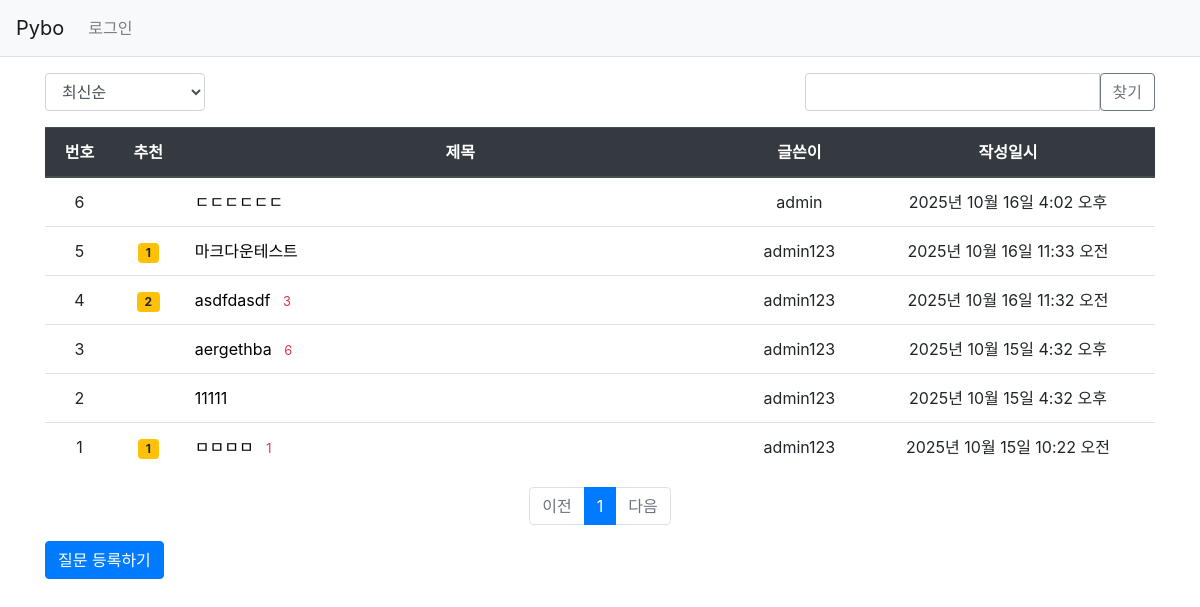
Screenshot of /pybo/ with the database file from the repository.
### pybo/models.py (models this page shows, shortened)
class Question(models.Model):
    author=models.ForeignKey(CustomUser, on_delete=models.CASCADE, related_name='author_question')
    subject=models.CharField(max_length=200)
    content=models.TextField()
    create_date=models.DateTimeField()
    modify_date=models.DateTimeField(null=True, blank=True)
    voter=models.ManyToManyField(CustomUser, related_name='voter_question')

### common/models.py (models this page shows, shortened)
class CustomUser(AbstractUser):
    phone=models.CharField(max_length=20, blank=True, null=True)
    address=models.CharField(max_length=255, blank=True, null=True)

### pybo/views/base_views.py (the view, shortened to what this page needs)
# urls.py: path('', base_views.index, name='index'),
def index(request):
    page=request.GET.get('page','1')
    kw=request.GET.get('kw','')
    so=request.GET.get('so', 'recent')
    if so == 'recommend':
        question_list=Question.objects.annotate(
            num_voter=Count('voter')).order_by('-num_voter', '-create_date')
    elif so == 'popular':
        question_list=Question.objects.annotate(
            num_answer=Count('answer')).order_by('-num_answer', '-create_date')
    else:
        question_list=Question.objects.order_by('-create_date')
    paginator=Paginator(question_list, 10)
    page_obj=paginator.get_page(page)
    context={'question_list':page_obj, 'page':page, 'kw':kw, 'so':so}
    return render(request, 'pybo/question_list.html', context)

### pybo/templatetags/pybo_filter.py (called while the page is built)
@register.filter #실제등록
def sub(value, arg):
    return value - arg

### templates/pybo/question_list.html (shortened to what this page needs)
{% extends 'base.html' %}
{% load pybo_filter %}
{% block content %}
<div class="container my-3">
    <div class="row justify-content-between my-3">
        <div class="col-2">
            <select class="form-control so">
                <option value="recent" {% if so == 'recent' %}selected{% endif %}>최신순</option>
            </select>
        </div>
        <div class="col-4 input-group">
            <input type="text" class="form-control kw" value="{{ kw|default_if_none:'' }}">
            <div class="input-grouup-append">
                <button class="btn btn-outline-secondary" type="button" id="btn_search">찾기</button>
            </div>
        </div>
    </div>
    <table class="table">
        <thead>
            <tr class="text-center thead-dark">
                <th>번호</th>
                <th>추천</th>
                <th style="width:50%">제목</th>
                <th>글쓴이</th>
                <th>작성일시</th>
            </tr>
        </thead>
        <tbody>
        {% if question_list %}
        {% for question in question_list %}
            <tr class="text-center">
                <td>
                    {{ question_list.paginator.count|sub:question_list.start_index|sub:forloop.counter0|add:1 }}
                </td>
                <td>
                    {% if question.voter.all.count > 0 %}
                    <span class="badge badge-warning px-2 py-1">
                        {{ question.voter.all.count }}
                    </span>
                    {% endif %}
                </td>
                <td class="text-left">
                    <a href="{% url 'pybo:detail' question.id %}">{{ question.subject }}</a>
                    {% if question.answer_set.count > 0 %}
                    <span class="text-danger small ml-2">
                        {{ question.answer_set.count }}
                    </span>
                    {% endif %}
                </td>
                <td>{{ question.author.username }}</td>
                <td>{{ question.create_date }}</td>
            </tr>
        {% endfor %}
            {% else %}
            <tr>
                <td colspan="3">질문이 없습니다.</td>
            </tr>
        {% endif %}
        </tbody>
    </table>
    <ul class="pagination justify-content-center">
        {% if question_list.has_previous %}
        <li class="page-item">
            <a class="page-link"
                data-page="{{ question_list.previous_page_nember }}" href="#">
                이전
            </a>
        </li>
        {% else %}
        <li class="page-item disabled">
            <a class="page-link" tabindex="-1" aria-disabled="true" href="#">
                이전
            </a>
        </li>
        {% endif %}
        {% for page_number in question_list.paginator.page_range %}
        {% if page_number >= question_list.number|add:-5 and page_number <= question_list.number|add:5 %}
            {% if page_number == question_list.number %}
            <li class="page-item active" aria-current="page">
                <a class="page-link" data-page="{{ page_number }}" href="#">
                    {{ page_number }}
                </a>
            </li>
            {% else %}
            <li class="page-item">
                <a class="page-link" data-page="{{ page_number }}" href="#">
                    {{ page_number }}
                </a>
            </li>
            {% endif %}
        {% endif %}
        {% endfor %}
        {% if question_list.has_next %}
        <li class="page-item">
            <a class="page-item" data-page="{{ question_list.next_page_number }}" href="#">다음</a>
        </li>
        {% else %}
        <li class="page-item disabled">
            <a class="page-link" tabindex="-1" aria-aisabled="true" href="#">
                다음
            </a>
        </li>
        {% endif %}
    </ul>
    <a href="{% url 'pybo:question_create' %}" class="btn btn-primary">질문 등록하기</a>
</div>
{% endblock %}

### templates/base.html (shortened to what this page needs)
<!DOCTYPE html>
<html lang="en">
<head>
    {% load static %}
    <link rel="stylesheet" type="text/css" href="{% static 'bootstrap.min.css' %}">
</head>
<body>
    {% include "navbar.html" %}
    {% block content %}
    {% endblock %}
</body>
</html>

### templates/navbar.html (shortened to what this page needs)
    <nav class="navbar navbar-expand-lg navbar-light bg-light border-bottom">
        <a class="navbar-brand" href="{% url 'pybo:index' %}">Pybo</a>
        <div class="collapse navbar-collapse flex-grow-0" id="navbarNav">
            <ul class="navbar-nav">
                <li class="nav-item">
                    {% if user.is_authenticated %}
                    <form method="post" class="nav-link" action="{% url 'common:logout' %}">
                        {% csrf_token %}
                        <button type="submit" class="btn btn-primary">{{ user.username }} (로그아웃)</button>
                    </form>
                    {% else %}
                    <a class="nav-link" href="{% url 'common:login' %}">로그인</a>
                    {% endif %}
                </li>
            </ul>
        </div>
    </nav>

### templates/base.html (style rules this page uses)
a { color: black; }

### rows the page displays
Question: paginator.count|sub "6", subject "ㄷㄷㄷㄷㄷㄷ", author.username "admin", create_date "2025년 10월 16일 4:02 오후"
Question: paginator.count|sub "5", voter.all.count "1", subject "마크다운테스트", author.username "admin123", create_date "2025년 10월 16일 11:33 오전"
Question: paginator.count|sub "4", voter.all.count "2", subject "asdfdasdf", answer_set.count "3", author.username "admin123", create_date "2025년 10월 16일 11:32 오전"
Question: paginator.count|sub "3", subject "aergethba", answer_set.count "6", author.username "admin123", create_date "2025년 10월 15일 4:32 오후"
Question: paginator.count|sub "2", subject "11111", author.username "admin123", create_date "2025년 10월 15일 4:32 오후"
Question: paginator.count|sub "1", voter.all.count "1", subject "ㅁㅁㅁㅁ", answer_set.count "1", author.username "admin123", create_date "2025년 10월 15일 10:22 오전"

### other values shown
{{ page_number }} "1"
